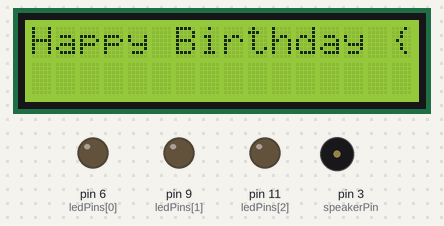
Simulated run of this sketch. Board: Arduino Uno, built with avr-gcc and run on an emulated ATmega328P. Shown: 16×2 character LCD, output pins drawn as LEDs (lit = HIGH), buzzer (waves = sounding).

Above: at 10.47 s.
At 13.7 s:
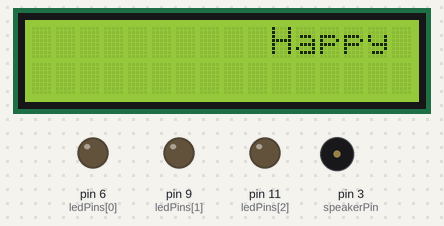
At 16.93 s:
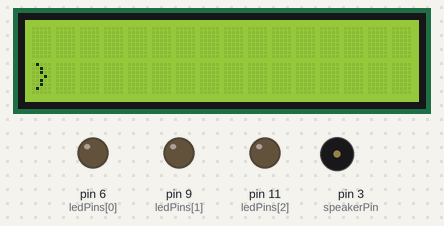
At 22.3 s:
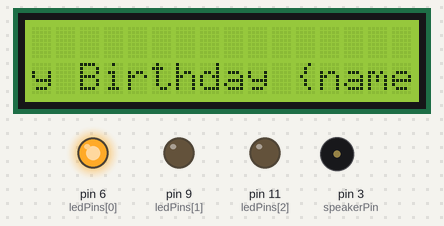
At 22.8 s:
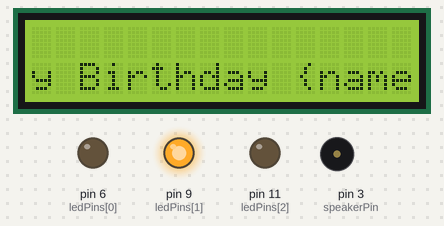
At 36.7 s:
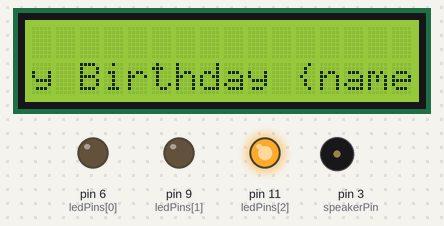
Timing chart, 0 to 38.7 s (numbered marks = the images above):
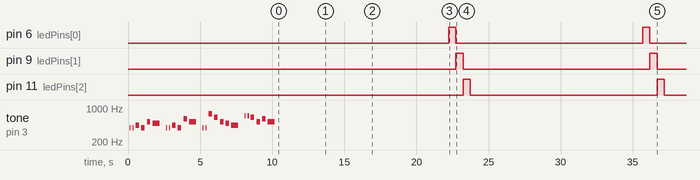

The sketch:

bday1.ino
```cpp
#include <Wire.h>
#include <LiquidCrystal_I2C.h>

LiquidCrystal_I2C lcd(0x27, 16, 2); // Address 0x27 for a 16x2 display

const int buttonPin = 4; // Pin connected to the push button
const int ledPins[] = {6, 9, 11}; // Pins connected to the LEDs

int speakerPin = 3;
int length = 28; // the number of notes
char notes[] = "GGAGcB GGAGdc GGxecBA yyecdc";
int beats[] = { 2, 2, 8, 8, 8, 16, 1, 2, 2, 8, 8,8, 16, 1, 2,2,8,8,8,8,16, 1,2,2,8,8,8,16 };
int tempo = 150;
void playTone(int tone, int duration) {
for (long i = 0; i < duration * 1000L; i += tone * 2) {
   digitalWrite(speakerPin, HIGH);
   delayMicroseconds(tone);
   digitalWrite(speakerPin, LOW);
   delayMicroseconds(tone);
}
}
void playNote(char note, int duration) {
char names[] = {'C', 'D', 'E', 'F', 'G', 'A', 'B',

                 'c', 'd', 'e', 'f', 'g', 'a', 'b',

                 'x', 'y' };

int tones[] = { 1915, 1700, 1519, 1432, 1275, 1136, 1014,

                 956,  834,  765,  593,  468,  346,  224,

                 655 , 715 };

int SPEE = 5;
// play the tone corresponding to the note name
for (int i = 0; i < 17; i++) {
   if (names[i] == note) {
    int newduration = duration/SPEE;
     playTone(tones[i], newduration);

   }
}
}


void setup() {
  lcd.init(); // Initialize the LCD
  lcd.backlight(); // Turn on the backlight
  lcd.clear(); // Clear the LCD screen
  pinMode(speakerPin, OUTPUT);
  pinMode(buttonPin, INPUT_PULLUP); // Set button pin as input with internal pull-up resistor
  for (int i = 0; i < 3; i++) {
    pinMode(ledPins[i], OUTPUT); // Set LED pins as output
  }
}

void loop() {

     tune();// If button is pressed
    for (int i = 0; i < 5; i++) { // Display text 5 times
      displayText(); // Display text on LCD
      for (int j = 0; j < 3; j++) { // Loop through LEDs
        digitalWrite(ledPins[j], HIGH); // Turn on LED
        delay(500); // Delay
        digitalWrite(ledPins[j], LOW); // Turn off LED
      }
    }

}

void displayText() {
  String message = "Happy Birthday {name}"; //Input custom name
  int messageLength = message.length();

  for (int i = 0; i < messageLength + 16; i++) { // Scroll text
    lcd.clear();
    lcd.setCursor(i, 0);
    lcd.print(message);
    delay(300);
  }
}

void tune(){
  for (int i = 0; i < length; i++) {
   if (notes[i] == ' ') {
     delay(beats[i] * tempo); // rest
   } else {
     playNote(notes[i], beats[i] * tempo);
   }
   // pause between notes
   delay(tempo);
}
}
```

Measured:
- by itself, pin 6 (ledPins[0]): LOW → HIGH at 22.2 s, → LOW 0.50 s later, → HIGH 13.0 s later, → LOW 0.50 s later, … (4 changes in this stretch)
- by itself, pin 9 (ledPins[1]): LOW → HIGH at 22.7 s, → LOW 0.50 s later, → HIGH 13.0 s later, → LOW 0.50 s later, … (4 changes in this stretch)
- by itself, pin 11 (ledPins[2]): LOW → HIGH at 23.2 s, → LOW 0.50 s later, → HIGH 13.0 s later, → LOW 0.50 s later, … (4 changes in this stretch)
- by itself, tone on pin 3 (speakerPin): plays 391 Hz for 0.08 s, 391 Hz for 0.08 s, 438 Hz for 0.24 s, 391 Hz for 0.24 s, 521 Hz for 0.24 s, 491 Hz for 0.48 s … (25 notes in this stretch)
- what the display in image 3 shows lasts 1.9 s, from 21.9 s to 23.8 s
